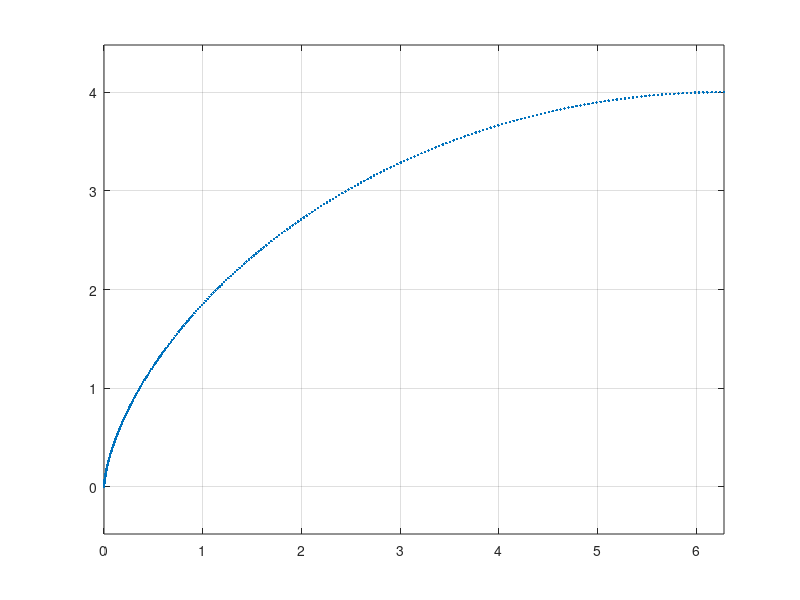

The MATLAB source for this figure: (Note: this script raises an error after producing the figure.)
close all;
A= 2;
theta = linspace(0,pi,300);
x = A*(theta-sin(theta));
y = A*(1-cos(theta));
plot(x,y,'.');
axis equal;grid on;hold on;
plot(x(index),y(index),'ro')
index = 300;
x(index)
y(index)
N = 200;
%x = 6.2832 y=4
X = linspace(0,6.2832,N+1)
delta = 6.2832/N;
A = zeros(N+1,N+1);
A(1,1) = 1;
A(N+1,N+1)=1;
b = zeros(N+1,1);
b(N+1) = 4;
l=zeros(N+1,1);
r = ones(N+1,1).*6.2832;
x0 = ones(N+1,1);
for i=1:N+1
    x0(i) = i*delta;
end;
options = optimset('GradObj','off','HessUpdate','bfgs','Diagnostics','on','MaxIter',10000,...
    'TolX',1e-7,'TolFun',1e-7,'TolCon',1e-7,'MaxFunEval',300000,'DiffMinChange',1e-7)
Y = fmincon(@fun,x0,[],[],A,b,l,r,[],options);
plot(X',Y);

